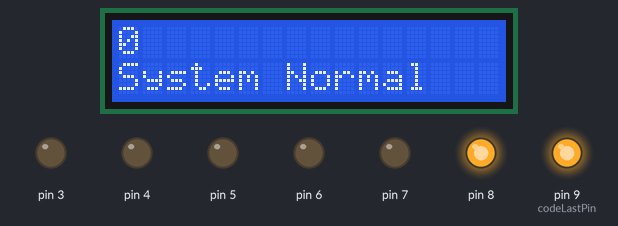
This sketch was run on a simulated Arduino Uno, built with avr-gcc and run on an emulated ATmega328P. On the bench: 16×2 character LCD, output pins drawn as LEDs (lit = HIGH). Pins used as bus, display or sensor lines are not drawn; what the sketch prints to the serial monitor is not drawn.

Above: at 0.1 s.
At 2.2 s:
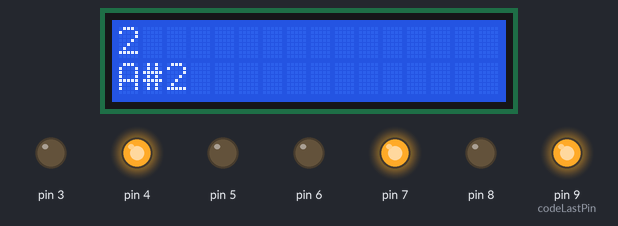
At 4.2 s:
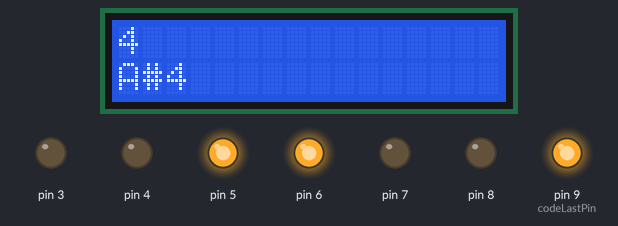
At 8.2 s:
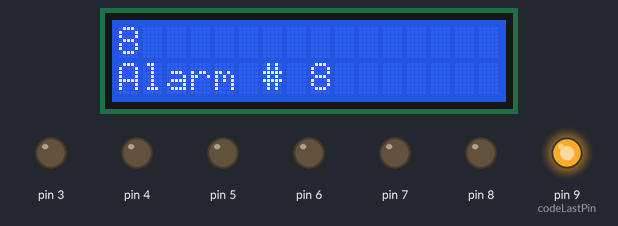
At 12.3 s:
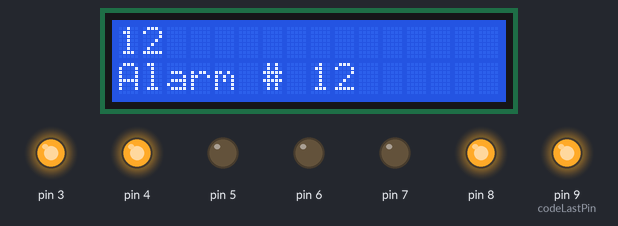
At 17.3 s:
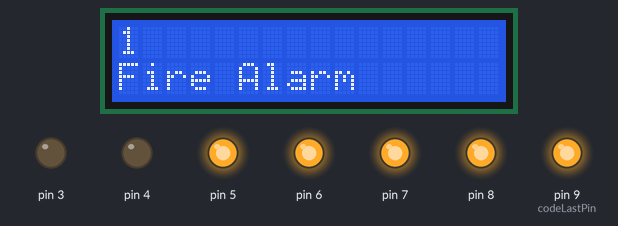
Timing chart, 0 to 40.0 s (numbered marks = the images above):
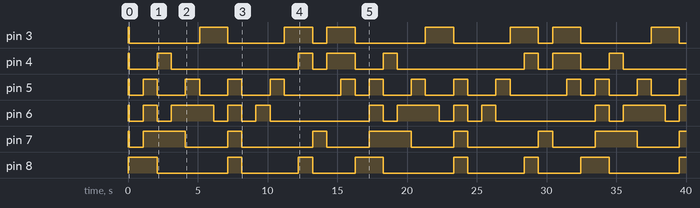

The sketch:

codeLights3.ino
```cpp
#include <LiquidCrystal_I2C.h>
int codeFirstPin = 2;
int codeLastPin = 9;
unsigned long changeLightTime;
/*
 *    a
 * f     b
 *    g
 * e     c
 *    d    p
 */
//int codeArray[8] = {0,0,0,0,0,0,0}; //using dec2bin
int msgCount = 16; // count for both codeArray and Message
int codeArray[16][8] ={
  {1,1,1,1,1,1,0,0}//0
  ,{0,1,1,0,0,0,0,0}//1
  ,{1,1,0,1,1,0,1,0}//2
  ,{1,1,1,1,0,0,1,0}//3
  ,{0,1,1,0,0,1,1,0}//4
  ,{1,0,1,1,0,1,1,0}//5
  ,{1,0,1,1,1,1,1,0}//6
  ,{1,1,1,0,0,0,0,0}//7
  ,{1,1,1,1,1,1,1,0}//8
  ,{1,1,1,1,0,1,1,0}//9
  ,{1,1,1,0,1,1,1,0}//A
  ,{0,0,1,1,1,1,1,0}//b
  ,{1,0,0,1,1,1,0,0}//C
  ,{0,1,1,1,1,0,1,0}//d
  ,{1,0,0,1,1,1,1,0}//E
  ,{1,0,0,0,1,1,1,0}//F
};
char *Message[] = {
  "System Normal"
  ,"Fire Alarm"
  ,"A#2"
  ,"A#3"
  ,"A#4"
  ,"A#5"
  ,"A#6"
  ,"A#7"
  ,"Alarm # 8"
  ,"Alarm # 9"
  ,"Alarm # 10"
  ,"Alarm # 11"
  ,"Alarm # 12"
  ,"Alarm # 13"
  ,"Alarm # 14"
  ,"Alarm # 15"
};
/* //dec2bin
void convertDecToBinRev(int Dec) {
  for(int i = 7 ; i >= 0 ; i--) {
    if(pow(2, i)<=Dec) {
      Dec = Dec - pow(2, i);
      codeArray[8-(i+1)] = 0;
    } else {
      codeArray[8-(i+1)] = 1;
    }
  }
}
void convertDecToBin(int Dec) {
  // Dec = Dec % 2 > 0 ? Dec - 1 : Dec;
  for(int i = 7 ; i >= 0 ; i--) {
    if(pow(2, i)<=Dec) {
      Dec = Dec - pow(2, i);
      codeArray[8-(i+1)] = 1;
    } else {
      codeArray[8-(i+1)] = 0;
    }
  }
}*/
LiquidCrystal_I2C lcd(0x27, 16, 2);
void initLCD(){
  lcd.begin();
  lcd.backlight();
}
void showLCD(int i){
  lcd.clear();
  lcd.print(i);
  lcd.setCursor (0,1);
  lcd.print(Message[i]);
}
void codeShow(int i) {
  showLCD(i);
	//convertDecToBin(i);
	for(int pin = codeFirstPin; pin <= codeLastPin ; pin++){
		digitalWrite(pin, 1 - codeArray[i][pin - codeFirstPin]);
    // digitalWrite(pin, codeArray[pin - codeFirstPin]); //using dec2bin
	}
}

void initCodeLights(){
	for(int pin = codeFirstPin; pin <= codeLastPin ; pin++){
		pinMode(pin, OUTPUT);
		digitalWrite(pin, HIGH);
	}
}

void doCodeLight(){
	/*if((millis() - changeLightTime) > 60000){
		codeShow(0);
	}*/
}

void setup(){
  Serial.begin(9600);
  initCodeLights();
  initLCD();
}

void loop(){
  for(int i=0; i < msgCount; i++){
    Serial.println(i);
    codeShow(i);
    delay(1000);
  }
}
```

Measured:
- by itself, pin 3: repeats every 16.2 s: HIGH 2.0 s, LOW 4.1 s, HIGH 2.0 s, LOW 1.0 s, HIGH 2.0 s, LOW 5.0 s
- by itself, pin 4: repeats every 16.2 s: HIGH 1.0 s, LOW 9.1 s, HIGH 1.0 s, LOW 1.0 s, HIGH 2.0 s, LOW 2.0 s
- by itself, pin 5: repeats every 16.2 s: 3 × (HIGH 1.0 s, LOW 2.0 s), HIGH 1.0 s, LOW 4.1 s, HIGH 1.0 s, LOW 1.0 s
- by itself, pin 6: repeats every 16.2 s: HIGH 1.0 s, LOW 1.0 s, HIGH 3.0 s, 2 × (LOW 1.0 s, HIGH 1.0 s), LOW 7.1 s
- by itself, pin 7: repeats every 16.2 s: HIGH 3.0 s, LOW 3.0 s, HIGH 1.0 s, LOW 5.1 s, HIGH 1.0 s, LOW 3.0 s
- by itself, pin 8: repeats every 16.2 s: HIGH 1.0 s, LOW 4.1 s, HIGH 1.0 s, LOW 3.0 s, HIGH 2.0 s, LOW 5.0 s
- what the display in image 1 shows lasts 1.0 s, from 2.1 s to 3.1 s
